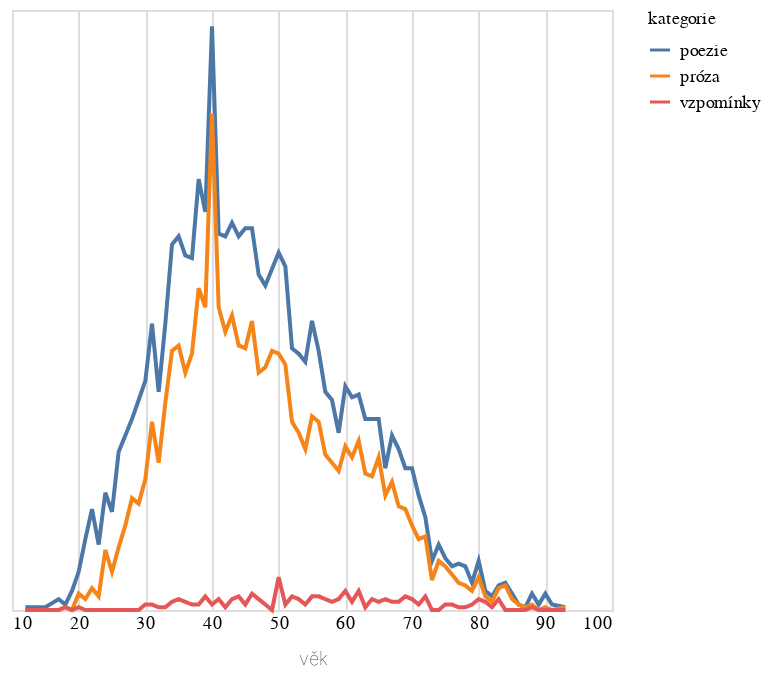

This figure's notebook cell:
### Code cell
do_grafu2 = do_grafu.filter(pl.col("rok").is_between(1925,1975)).group_by(["vek","kategorie"]).len().rename({"len":"počet","vek":"věk"})
print(len(do_grafu.filter(pl.col("rok").is_between(1925,1975))))

alt.Chart(do_grafu2.to_pandas()).mark_line().encode(
    alt.X('věk:Q').axis(domain=False, tickSize=0),
    alt.Y('počet:Q').stack('zero').axis(None),
    alt.Color('kategorie:N')
)

### Figure 1 — Vega-Lite specification as saved in the notebook (floating-point values rounded to 4 significant figures; data arrays with more than 128 entries replaced by an {"elided": "..."} marker saying what was removed)
{"config": {"title": {"font": "Noticia Text", "fontSize": 12, "anchor": "start", "lineHeight": 19, "fontWeight": "bolder", "subtitleFont": "Noticia Text", "subtitleFontSize": 10, "subtitleLineHeight": 15, "subtitlePadding": 10, "dy": -10}, "axis": {"labelFont": "Asap", "titleFont": "Asap", "fontWeight": "lighter", "titleFontWeight": "lighter", "labelFontSize": 9, "titleFontSize": 9, "labelPadding": 2, "titlePadding": 9, "domainOpacity": 0, "tickColor": "#DCDDD6"}, "legend": {"labelFont": "Asap", "labelFontWeight": "normal", "titleFont": "Asap", "titleFontWeight": "normal", "labelFontSize": 9, "titleFontSize": 9}}, "data": {"name": "data-fabb07f2a7a8f5acac7bad0bd15c51a0"}, "mark": {"type": "line"}, "encoding": {"color": {"field": "kategorie", "type": "nominal"}, "x": {"axis": {"domain": false, "tickSize": 0}, "field": "věk", "type": "quantitative"}, "y": {"axis": null, "field": "počet", "stack": "zero", "type": "quantitative"}}, "$schema": "https://vega.github.io/schema/vega-lite/v5.8.0.json", "datasets": {"data-fabb07f2a7a8f5acac7bad0bd15c51a0": {"elided": "200 records"}}}
